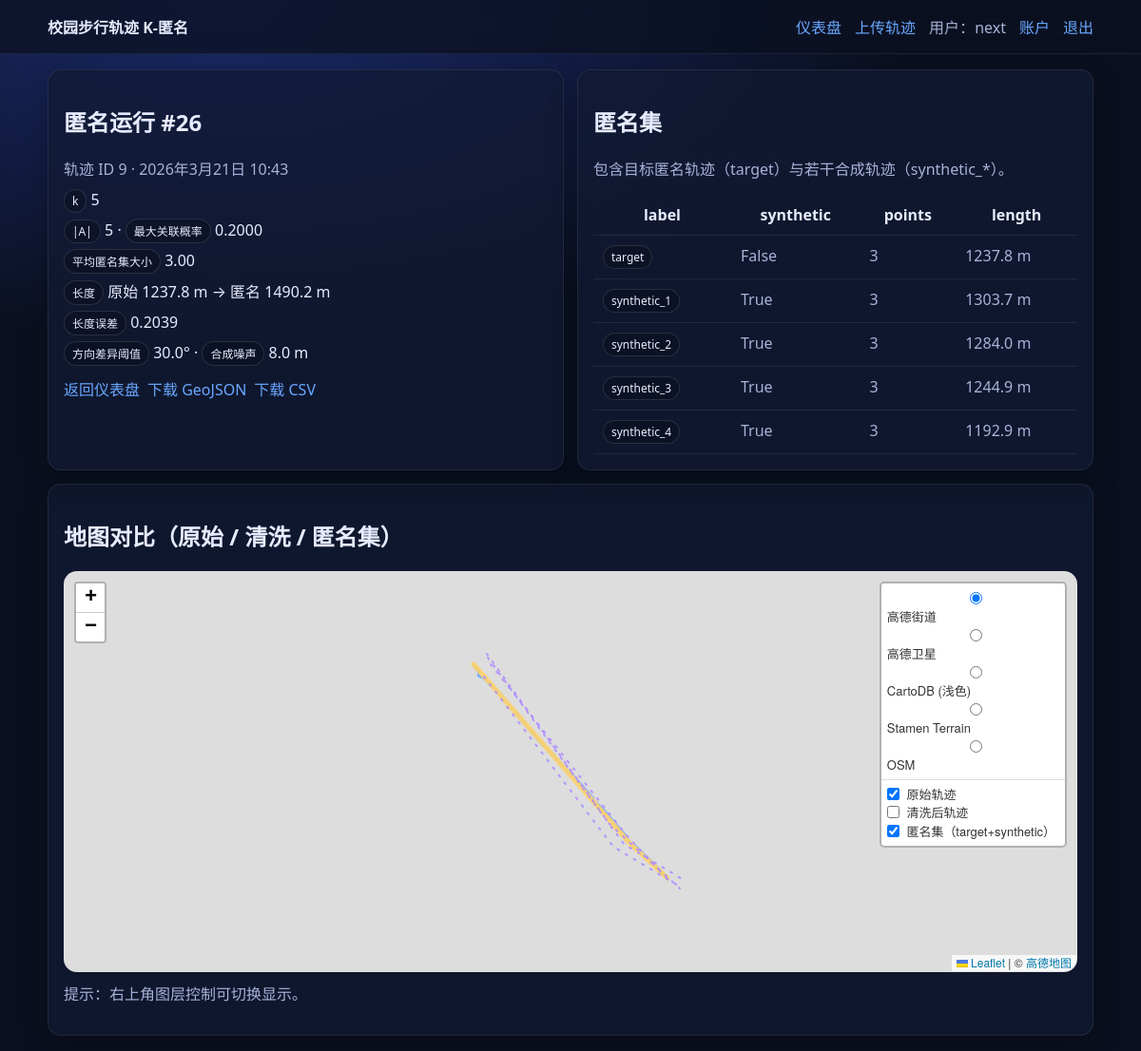
The page /dashboard/run/26/ (signed in) on the database its author committed.
### apps/anonymizer/models.py (models this page shows, shortened)
class AnonymizationRun(models.Model):
    owner = models.ForeignKey(settings.AUTH_USER_MODEL, on_delete=models.CASCADE)
    trajectory = models.ForeignKey(Trajectory, on_delete=models.CASCADE)
    created_at = models.DateTimeField(auto_now_add=True)
    k = models.IntegerField(default=5)
    adaptive_k = models.BooleanField(default=False)
    max_length_error_ratio = models.FloatField(default=0.10)
    direction_diversity_deg = models.FloatField(default=30.0)
    synthetic_noise_m = models.FloatField(default=8.0)
    enable_semantic_generalization = models.BooleanField(default=False)
    enable_pattern_obfuscation = models.BooleanField(default=False)
    enable_differential_privacy = models.BooleanField(default=False)
    dp_epsilon = models.FloatField(default=1.0)
    dp_delta = models.FloatField(default=1e-5)
    pattern_obfuscation_strength = models.FloatField(default=0.3)
    anonymized_set_size = models.IntegerField(default=0)
    max_linkage_prob = models.FloatField(default=1.0)
    avg_set_size = models.FloatField(default=0.0)
    length_m_original = models.FloatField(default=0.0)
    length_m_anonymized = models.FloatField(default=0.0)
    length_error_ratio = models.FloatField(default=0.0)
    status = models.CharField(max_length=20, default="ok")
    error_message = models.TextField(blank=True)

class AnonymizedTrajectory(models.Model):
    run = models.ForeignKey(AnonymizationRun, on_delete=models.CASCADE, related_name="anonymized_trajectories")
    label = models.CharField(max_length=100, default="anonymized")
    is_synthetic = models.BooleanField(default=False)
    points_count = models.IntegerField(default=0)
    length_m = models.FloatField(default=0.0)

### apps/dashboard/views.py (the view)
# urls.py: path("dashboard/run/<int:run_id>/", views.run_detail, name="run_detail"),
@login_required
@require_http_methods(["GET"])
def run_detail(request: HttpRequest, run_id: int) -> HttpResponse:
    run_obj = get_object_or_404(AnonymizationRun, id=run_id, owner=request.user)
    return render(
        request,
        "dashboard/run_detail.html",
        {
            "run": run_obj,
            "anon_trajs": run_obj.anonymized_trajectories.order_by("id"),
        },
    )

### templates/dashboard/run_detail.html (shortened to what this page needs)
{% extends "base/base.html" %}
{% block content %}
  <div class="grid">
    <div class="card">
      <h2>匿名运行 #{{ run.id }}</h2>
      <div class="muted">轨迹 ID {{ run.trajectory_id }} · {{ run.created_at }}</div>
      <div style="margin-top: 10px; display:grid; gap: 6px;">
        <div><span class="badge">k</span> {{ run.k }} {% if run.adaptive_k %}<span class="badge">自适应k</span>{% endif %}</div>
        <div><span class="badge">|A|</span> {{ run.anonymized_set_size }} · <span class="badge">最大关联概率</span> {{ run.max_linkage_prob|floatformat:4 }}</div>
        <div><span class="badge">平均匿名集大小</span> {{ run.avg_set_size|floatformat:2 }}</div>
        <div><span class="badge">长度</span> 原始 {{ run.length_m_original|floatformat:1 }} m → 匿名 {{ run.length_m_anonymized|floatformat:1 }} m</div>
        <div><span class="badge">长度误差</span> {{ run.length_error_ratio|floatformat:4 }}</div>
        <div><span class="badge">方向差异阈值</span> {{ run.direction_diversity_deg }}° · <span class="badge">合成噪声</span> {{ run.synthetic_noise_m }} m</div>
      </div>
      <div class="row-actions" style="margin-top: 12px;">
        <a class="btn" href="/dashboard/">返回仪表盘</a>
        <a class="btn" href="/dashboard/run/{{ run.id }}/download.geojson">下载 GeoJSON</a>
        <a class="btn" href="/dashboard/run/{{ run.id }}/download.csv">下载 CSV</a>
      </div>
    </div>
    <div class="card">
      <h2>匿名集</h2>
      <p class="muted">包含目标匿名轨迹（target）与若干合成轨迹（synthetic_*）。</p>
      <table class="table">
        <thead>
          <tr><th>label</th><th>synthetic</th><th>points</th><th>length</th></tr>
        </thead>
        <tbody>
          {% for t in anon_trajs %}
            <tr>
              <td><span class="badge">{{ t.label }}</span></td>
              <td class="muted">{{ t.is_synthetic }}</td>
              <td class="muted">{{ t.points_count }}</td>
              <td class="muted">{{ t.length_m|floatformat:1 }} m</td>
            </tr>
          {% endfor %}
        </tbody>
      </table>
    </div>
  </div>
  <div class="card" style="margin-top: 14px;">
    <h2>地图对比（原始 / 清洗 / 匿名集）</h2>
    <div id="map" class="map"></div>
    <p class="muted" style="margin-top: 10px;">提示：右上角图层控制可切换显示。</p>
  </div>
{% endblock %}

### templates/base/base.html (shortened to what this page needs)
<!doctype html>
<html lang="zh-CN">
  <head>
    <link rel="stylesheet" href="/static/css/leaflet.css" />
    <link rel="stylesheet" href="/static/css/app.css" />
  </head>
  <body>
    <header class="topbar">
      <div class="container topbar-inner">
        <div class="brand"><a href="/">校园步行轨迹 K-匿名</a></div>
        <nav class="nav">
          <a href="/dashboard/">仪表盘</a>
          <a href="/trajectories/upload/">上传轨迹</a>
          {% if user.is_authenticated %}
            <span class="muted">用户：{{ user.username }}</span>
            <a href="/accounts/profile/">账户</a>
            <a href="/accounts/logout/">退出</a>
          {% else %}
            <a href="/accounts/login/">登录</a>
            <a href="/accounts/signup/">注册</a>
          {% endif %}
        </nav>
      </div>
    </header>
    <main class="container">
      {% block content %}{% endblock %}
    </main>
  </body>
</html>

### static/css/leaflet.css (style rules this page uses)
.leaflet-container { overflow: hidden; }
.leaflet-container.leaflet-touch-zoom { -ms-touch-action: pan-x pan-y; touch-action: pan-x pan-y; }
.leaflet-container.leaflet-touch-drag { -ms-touch-action: pinch-zoom; touch-action: none; touch-action: pinch-zoom; }
.leaflet-container.leaflet-touch-drag.leaflet-touch-zoom { -ms-touch-action: none; touch-action: none; }
.leaflet-container { -webkit-tap-highlight-color: transparent; }
.leaflet-grab { cursor: -webkit-grab; cursor: -moz-grab; cursor: grab; }
.leaflet-container { background: #ddd; outline-offset: 1px; }
.leaflet-container { font-family: "Helvetica Neue", Arial, Helvetica, sans-serif; font-size: 12px; font-size: 0.75rem; line-height: 1.5; }

### static/css/app.css (style rules this page uses)
:root { --bg: #0b1020; --panel: #121a33; --text: #e7ebff; --muted: #a8b2d8; --accent: #6aa8ff; --danger: #ff6a6a; --ok: #6affb0; }
body { margin: 0; font-family: system-ui, -apple-system, Segoe UI, Roboto, "Noto Sans SC", "PingFang SC", "Microsoft YaHei", sans-serif; background: radial-gradient(1200px 600px at 20% 0%, #1a2a6a 0%, var(--bg) 60%); color: var(--text); }
a { color: var(--accent); text-decoration: none; }
.container { max-width: 1100px; margin: 0 auto; padding: 16px; }
.topbar { position: sticky; top: 0; backdrop-filter: blur(10px); background: rgba(11, 16, 32, 0.75); border-bottom: 1px solid rgba(255,255,255,0.08); z-index: 10; }
.topbar-inner { display: flex; justify-content: space-between; align-items: center; gap: 16px; }
.brand a { font-weight: 700; color: var(--text); }
.nav { display: flex; gap: 14px; align-items: center; }
.muted { color: var(--muted); }
.card { background: rgba(18, 26, 51, 0.75); border: 1px solid rgba(255,255,255,0.08); border-radius: 14px; padding: 16px; box-shadow: 0 10px 30px rgba(0,0,0,0.25); }
.grid { display: grid; grid-template-columns: 1fr 1fr; gap: 14px; }
.table { width: 100%; border-collapse: collapse; }
.table th, .table td { padding: 10px; border-bottom: 1px solid rgba(255,255,255,0.08); vertical-align: top; }
.badge { display:inline-block; padding: 3px 8px; border-radius: 999px; border: 1px solid rgba(255,255,255,0.12); background: rgba(11,16,32,0.55); font-size: 12px; }
.row-actions { display:flex; flex-wrap:wrap; gap: 8px; }
.map { height: 420px; border-radius: 14px; overflow:hidden; border: 1px solid rgba(255,255,255,0.10); }

### rows shown on the page
AnonymizationRun: id "26", trajectory_id "9", created_at "2026年3月21日 10:43", k "5", anonymized_set_size "5", max_linkage_prob "0.2000", avg_set_size "3.00", length_m_original "1237.8", length_m_anonymized "1490.2", length_error_ratio "0.2039", direction_diversity_deg "30.0", synthetic_noise_m "8.0"
AnonymizedTrajectory: label "target", is_synthetic "False", points_count "3", length_m "1237.8"
AnonymizedTrajectory: label "synthetic_1", is_synthetic "True", points_count "3", length_m "1303.7"
AnonymizedTrajectory: label "synthetic_2", is_synthetic "True", points_count "3", length_m "1284.0"
AnonymizedTrajectory: label "synthetic_3", is_synthetic "True", points_count "3", length_m "1244.9"
AnonymizedTrajectory: label "synthetic_4", is_synthetic "True", points_count "3", length_m "1192.9"

### other values the page prints
{{ user.username }} "next"
